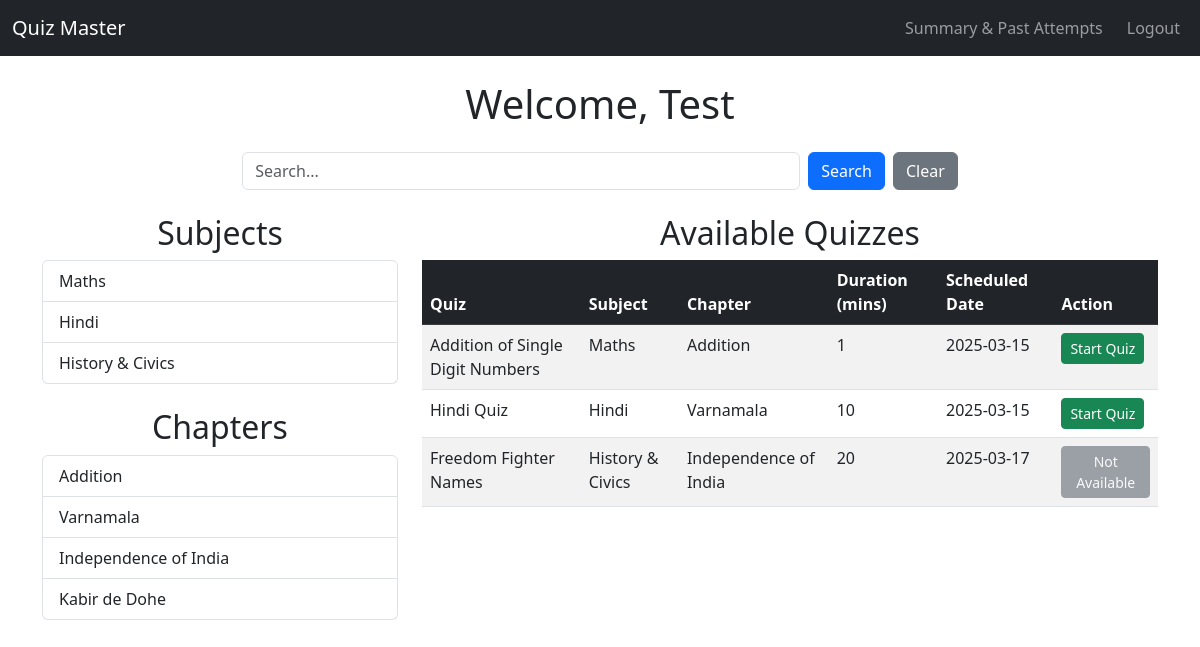
The page /user_dashboard (signed in) on the database its author committed.
### models/models.py (models this page shows, shortened)
class User(db.Model):
    id = db.Column(db.Integer, primary_key=True)
    username = db.Column(db.String(100), unique=True, nullable=False)
    password = db.Column(db.String(255), nullable=False)
    full_name = db.Column(db.String(200), nullable=False)
    qualification = db.Column(db.String(200))
    dob = db.Column(db.Date, nullable=False)
    scores = db.relationship('QuizScore', backref='user', lazy=True)

class Subject(db.Model):
    id = db.Column(db.Integer, primary_key=True)
    name = db.Column(db.String(100), unique=True, nullable=False)
    description = db.Column(db.Text, nullable=False)
    chapters = db.relationship('Chapter', backref='subject', lazy=True, cascade="all, delete-orphan")

class Chapter(db.Model):
    id = db.Column(db.Integer, primary_key=True)
    name = db.Column(db.String(100),  unique=True, nullable=False)
    subject_id = db.Column(db.Integer, db.ForeignKey('subject.id', ondelete='CASCADE'), nullable=False)
    quizzes = db.relationship('Quiz', backref='chapter', lazy=True, cascade="all, delete-orphan")

class Quiz(db.Model):
    id = db.Column(db.Integer, primary_key=True)
    chapter_id = db.Column(db.Integer, db.ForeignKey('chapter.id', ondelete='CASCADE'), nullable=False)
    date_of_quiz = db.Column(db.Date, nullable=False)
    time_duration = db.Column(db.Integer, nullable=False)  # Store duration in minutes
    remarks = db.Column(db.Text, unique=True, nullable=False)
    questions = db.relationship('Question', backref='quiz', lazy=True, cascade="all, delete-orphan")
    quiz_scores = db.relationship('QuizScore', backref='quiz', cascade="all, delete-orphan")
    user_responses = db.relationship('UserResponse', backref='quiz', cascade="all, delete-orphan")

### app.py (the view)
@app.route('/user_dashboard')
def user_dashboard():
    if 'user_id' not in session:
        return redirect(url_for('login'))
    user = User.query.get(session['user_id'])  # Fetch the logged-in user
    if not user:
        return redirect(url_for('login')) # User must exist in database
    current_date = datetime.today().date()
    search_query = request.args.get('search_query', '').strip()
    if search_query:
        subjects = Subject.query.filter(Subject.name.ilike(f"%{search_query}%")).all()
        chapters = Chapter.query.filter(Chapter.name.ilike(f"%{search_query}%")).all()
        quizzes = Quiz.query.filter(Quiz.remarks.ilike(f"%{search_query}%")).all()
    else:
        subjects = Subject.query.all()
        chapters = Chapter.query.all()
        quizzes = Quiz.query.all()
    show_subjects = bool(subjects)
    show_chapters = bool(chapters)
    show_quizzes = bool(quizzes)
    return render_template('user_dashboard.html', user=user, chapters=chapters, subjects=subjects, quizzes=quizzes, show_subjects=show_subjects, show_chapters=show_chapters, show_quizzes=show_quizzes, current_date=current_date)

### templates/user_dashboard.html (shortened to what this page needs)
<!DOCTYPE html>
<html lang="en">
<head>
    <link href="https://cdn.jsdelivr.net/npm/bootstrap@5.3.0/dist/css/bootstrap.min.css" rel="stylesheet">
</head>
<body>
    <nav class="navbar navbar-expand-lg navbar-dark bg-dark">
        <div class="container-fluid">
            <a class="navbar-brand" href="#">Quiz Master</a>
            <div class="collapse navbar-collapse">
                <ul class="navbar-nav ms-auto">
                    <li class="nav-item">
                        <a class="nav-link btn btn-outline-info me-2" href="{{ url_for('quiz_summary') }}">Summary & Past Attempts</a>
                    </li>
                    <li class="nav-item">
                        <a class="nav-link btn btn-outline-danger" href="{{ url_for('auth.logout') }}">Logout</a>
                    </li>
                </ul>
            </div>
        </div>
    </nav>
    <div class="container mt-4">
        <h1 class="text-center">Welcome, {{ user.full_name }}</h1>
        <form method="GET" action="{{ url_for('user_dashboard') }}" class="d-flex justify-content-center my-4">
            <input type="text" name="search_query" class="form-control w-50 me-2" placeholder="Search..." value="{{ search_query }}">
            <button type="submit" class="btn btn-primary">Search</button>
            <a href="{{ url_for('user_dashboard') }}" class="btn btn-secondary ms-2">Clear</a>
        </form>
        <div class="row">
            <div class="col-md-4">
                <div class="mb-4">
                    <h2 class="text-center">Subjects</h2>
                    {% if show_subjects %}
                    <ul class="list-group">
                        {% for subject in subjects %}
                            <li class="list-group-item">{{ subject.name }}</li>
                        {% endfor %}
                    </ul>
                    {% else %}
                    <p class="text-muted text-center">No subjects found.</p>
                    {% endif %}
                </div>
                <div>
                    <h2 class="text-center">Chapters</h2>
                    {% if show_chapters %}
                    <ul class="list-group">
                        {% for chapter in chapters %}
                            <li class="list-group-item">{{ chapter.name }}</li>
                        {% endfor %}
                    </ul>
                    {% else %}
                    <p class="text-muted text-center">No chapters found.</p>
                    {% endif %}
                </div>
            </div>
            <div class="col-md-8">
                <h2 class="text-center">Available Quizzes</h2>
                {% if show_quizzes %}
                <div class="table-responsive">
                    <table class="table table-striped table-hover">
                        <thead class="table-dark">
                            <tr>
                                <th>Quiz</th>
                                <th>Subject</th>
                                <th>Chapter</th>
                                <th>Duration (mins)</th>
                                <th>Scheduled Date</th>
                                <th>Action</th>
                            </tr>
                        </thead>
                        <tbody>
                            {% for quiz in quizzes %}
                            <tr>
                                <td>{{ quiz.remarks }}</td>
                                <td>{{ quiz.chapter.subject.name }}</td>
                                <td>{{ quiz.chapter.name }}</td>
                                <td>{{ quiz.time_duration }}</td>
                                <td>{{ quiz.date_of_quiz.strftime('%Y-%m-%d') }}</td>
                                <td>
                                    {% if quiz.date_of_quiz == current_date %}
                                        <a href="{{ url_for('attempt_quiz', quiz_id=quiz.id) }}" class="btn btn-success btn-sm">Start Quiz</a>
                                    {% else %}
                                        <span class="btn btn-secondary btn-sm disabled">Not Available</span>
                                    {% endif %}
                                </td>
                            </tr>
                            {% endfor %}
                        </tbody>
                    </table>
                </div>
                {% else %}
                <p class="text-muted text-center">No quizzes found.</p>
                {% endif %}
            </div>
        </div>
    </div>
</body>
</html>

### rows shown on the page
User: full_name "Test"
Subject: name "Maths"
Subject: name "Hindi"
Subject: name "History & Civics"
Chapter: name "Addition"
Chapter: name "Varnamala"
Chapter: name "Independence of India"
Chapter: name "Kabir de Dohe"
Quiz: remarks "Addition of Single Digit Numbers", chapter.subject.name "Maths", chapter.name "Addition", time_duration "1", date_of_quiz "2025-03-15"
Quiz: remarks "Hindi Quiz", chapter.subject.name "Hindi", chapter.name "Varnamala", time_duration "10", date_of_quiz "2025-03-15"
Quiz: remarks "Freedom Fighter Names", chapter.subject.name "History & Civics", chapter.name "Independence of India", time_duration "20", date_of_quiz "2025-03-17", shows "Not Available"
